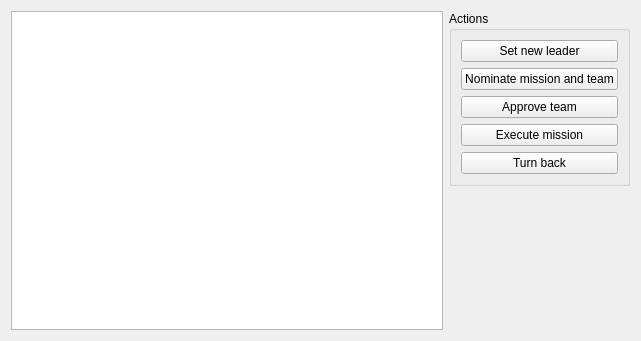
<?xml version="1.0" encoding="UTF-8"?>
<ui version="4.0">
 <class>game</class>
 <widget class="QWidget" name="game">
  <property name="geometry">
   <rect>
    <x>0</x>
    <y>0</y>
    <width>641</width>
    <height>341</height>
   </rect>
  </property>
  <property name="windowTitle">
   <string>Game</string>
  </property>
  <layout class="QHBoxLayout" name="horizontalLayout_2">
   <item>
    <layout class="QHBoxLayout" name="horizontalLayout">
     <item>
      <widget class="QTableView" name="tableView">
       <attribute name="horizontalHeaderDefaultSectionSize">
        <number>25</number>
       </attribute>
       <attribute name="horizontalHeaderMinimumSectionSize">
        <number>25</number>
       </attribute>
       <attribute name="verticalHeaderDefaultSectionSize">
        <number>25</number>
       </attribute>
       <attribute name="verticalHeaderMinimumSectionSize">
        <number>25</number>
       </attribute>
      </widget>
     </item>
     <item>
      <layout class="QVBoxLayout" name="verticalLayout">
       <item>
        <widget class="QGroupBox" name="groupBox">
         <property name="title">
          <string>Actions</string>
         </property>
         <layout class="QVBoxLayout" name="verticalLayout_3">
          <item>
           <layout class="QVBoxLayout" name="verticalLayout_2">
            <item>
             <widget class="QPushButton" name="pushButton_new_lead">
              <property name="text">
               <string>Set new leader</string>
              </property>
             </widget>
            </item>
            <item>
             <widget class="QPushButton" name="pushButton_nominate">
              <property name="text">
               <string>Nominate mission and team</string>
              </property>
             </widget>
            </item>
            <item>
             <widget class="QPushButton" name="pushButton_approve">
              <property name="text">
               <string>Approve team</string>
              </property>
             </widget>
            </item>
            <item>
             <widget class="QPushButton" name="pushButton_execute">
              <property name="text">
               <string>Execute mission</string>
              </property>
             </widget>
            </item>
            <item>
             <widget class="QPushButton" name="pushButton">
              <property name="text">
               <string>Turn back</string>
              </property>
             </widget>
            </item>
           </layout>
          </item>
         </layout>
        </widget>
       </item>
       <item>
        <spacer name="verticalSpacer">
         <property name="orientation">
          <enum>Qt::Vertical</enum>
         </property>
         <property name="sizeHint" stdset="0">
          <size>
           <width>20</width>
           <height>40</height>
          </size>
         </property>
        </spacer>
       </item>
      </layout>
     </item>
    </layout>
   </item>
  </layout>
 </widget>
 <resources/>
 <connections/>
</ui>
